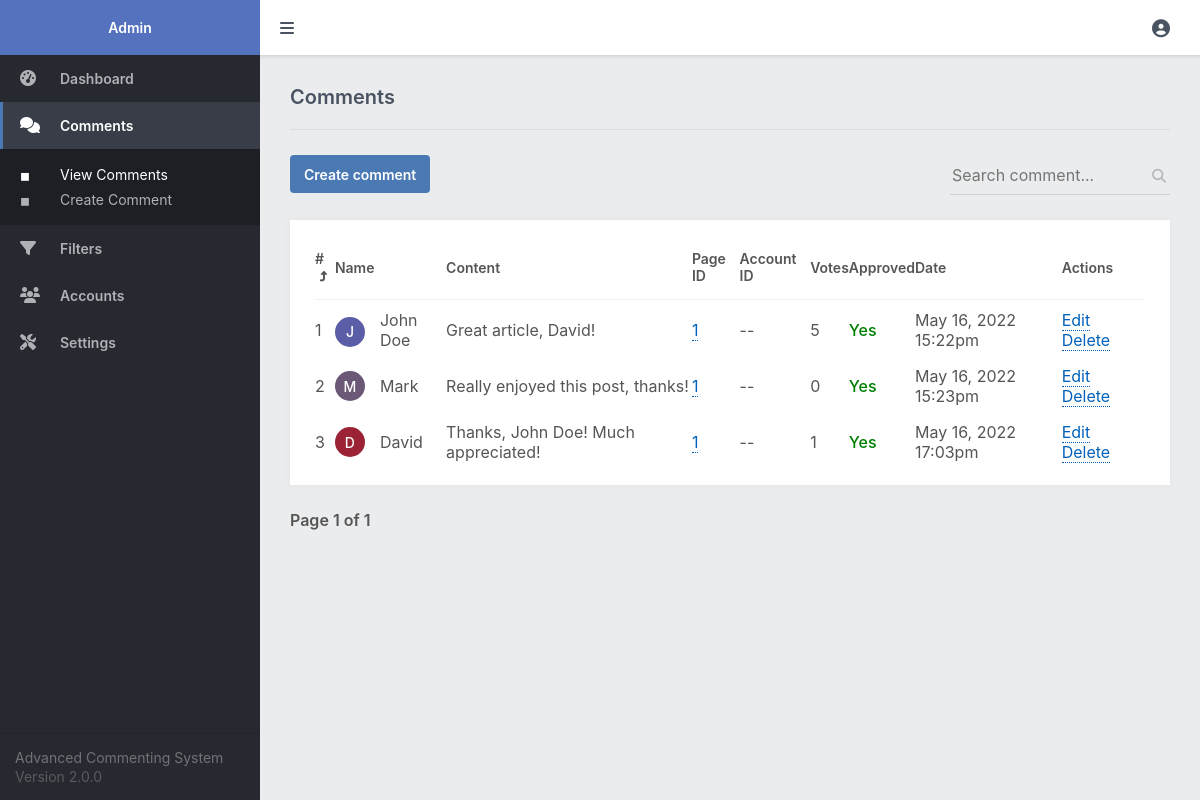
The page /phpcomments/admin/comments.php (signed in) on the database its author committed.
### tables this page shows
CREATE TABLE IF NOT EXISTS `comments` (
  `id` int(11) NOT NULL AUTO_INCREMENT,
  `page_id` int(11) NOT NULL,
  `parent_id` int(11) NOT NULL DEFAULT -1,
  `display_name` varchar(255) NOT NULL,
  `content` text NOT NULL,
  `submit_date` datetime NOT NULL DEFAULT current_timestamp(),
  `votes` int(11) NOT NULL DEFAULT 0,
  `img` varchar(255) NOT NULL DEFAULT '',
  `approved` tinyint(1) NOT NULL DEFAULT 0,
  `acc_id` int(11) NOT NULL DEFAULT -1,
  PRIMARY KEY (`id`)
);

### phpcomments/admin/comments.php (the view, shortened to what this page needs)
<?php
include 'main.php';
$pagination_page = isset($_GET['pagination_page']) ? $_GET['pagination_page'] : 1;
$search = isset($_GET['search']) ? $_GET['search'] : '';
$order = isset($_GET['order']) && $_GET['order'] == 'DESC' ? 'DESC' : 'ASC';
$order_by_whitelist = ['id','page_id','display_name','content','submit_date','votes','approved','acc_id'];
$order_by = isset($_GET['order_by']) && in_array($_GET['order_by'], $order_by_whitelist) ? $_GET['order_by'] : 'id';
$results_per_page = 20;
$param1 = ($pagination_page - 1) * $results_per_page;
$param2 = $results_per_page;
$where = '';
$where .= $search ? 'WHERE (display_name LIKE :search OR content LIKE :search) ' : '';
$stmt = $pdo->prepare('SELECT COUNT(*) AS total FROM comments ' . $where);
$stmt->execute();
$comments_total = $stmt->fetchColumn();
$stmt = $pdo->prepare('SELECT * FROM comments ' . $where . ' ORDER BY ' . $order_by . ' ' . $order . ' LIMIT :start_results,:num_results');
$stmt->bindParam('start_results', $param1, PDO::PARAM_INT);
$stmt->bindParam('num_results', $param2, PDO::PARAM_INT);
$stmt->execute();
$comments = $stmt->fetchAll(PDO::FETCH_ASSOC);
$url = 'comments.php?search=' . $search . (isset($_GET['page_id']) ? '&page_id=' . $_GET['page_id'] : '');
?>
<?=template_admin_header('Comments', 'comments', 'view')?>
<div class="content-title">
    <h2>Comments</h2>
</div>
<div class="content-header responsive-flex-column pad-top-5">
    <a href="comment.php" class="btn">Create comment</a>
    <form action="" method="get">
        <div class="search">
            <label for="search">
                <input id="search" type="text" name="search" placeholder="Search comment..." value="<?=htmlspecialchars($search, ENT_QUOTES)?>" class="responsive-width-100">
                <i class="fas fa-search"></i>
            </label>
        </div>
    </form>
</div>
<div class="content-block">
    <div class="table">
        <table>
            <thead>
                <tr>
                    <td class="responsive-hidden"><a href="<?=$url . '&order=' . ($order=='ASC'?'DESC':'ASC') . '&order_by=id'?>">#</a></td>
                    <td colspan="2"><a href="<?=$url . '&order=' . ($order=='ASC'?'DESC':'ASC') . '&order_by=display_name'?>">Name</a></td>
                    <td><a href="<?=$url . '&order=' . ($order=='ASC'?'DESC':'ASC') . '&order_by=content'?>">Content</a></td>
                    <td class="responsive-hidden"><a href="<?=$url . '&order=' . ($order=='ASC'?'DESC':'ASC') . '&order_by=page_id'?>">Page ID</a></td>
                    <td class="responsive-hidden"><a href="<?=$url . '&order=' . ($order=='ASC'?'DESC':'ASC') . '&order_by=acc_id'?>">Account ID</a></td>
                    <td class="responsive-hidden"><a href="<?=$url . '&order=' . ($order=='ASC'?'DESC':'ASC') . '&order_by=votes'?>">Votes</a></td>
                    <td><a href="<?=$url . '&order=' . ($order=='ASC'?'DESC':'ASC') . '&order_by=approved'?>">Approved</a></td>
                    <td class="responsive-hidden"><a href="<?=$url . '&order=' . ($order=='ASC'?'DESC':'ASC') . '&order_by=submit_date'?>">Date</a></td>
                    <td>Actions</td>
                </tr>
            </thead>
            <tbody>
                <?php if (empty($comments)): ?>
                <tr>
                    <td colspan="8" style="text-align:center;">There are no recent comments</td>
                </tr>
                <?php else: ?>
                <?php foreach ($comments as $comment): ?>
                <tr>
                    <td class="responsive-hidden"><?=$comment['id']?></td>
                    <td class="img">
                        <?=!empty($comment['img']) ? '<img src="' . htmlspecialchars($comment['img'], ENT_QUOTES) . '" alt="' . htmlspecialchars($comment['display_name'], ENT_QUOTES) . '\'s Profile Image">' : '<span style="background-color:' . color_from_string($comment['display_name']) . '">' . strtoupper(substr($comment['display_name'], 0, 1)) . '</span>';?>
                    </td>
                    <td><?=htmlspecialchars($comment['display_name'], ENT_QUOTES)?></td>
                    <td><?=nl2br(htmlspecialchars($comment['content'], ENT_QUOTES))?></td>
                    <td class="responsive-hidden"><a class="link1" href="comments.php?page_id=<?=htmlspecialchars($comment['page_id'], ENT_QUOTES)?>"><?=htmlspecialchars($comment['page_id'], ENT_QUOTES)?></a></td>
                    <td class="responsive-hidden"><?=$comment['acc_id'] != -1 ? '<a class="link1" href="account.php?id=' . htmlspecialchars($comment['acc_id'], ENT_QUOTES) . '">' . htmlspecialchars($comment['acc_id'], ENT_QUOTES) . '</a></td>' : '--'; ?></td>
                    <td class="responsive-hidden"><?=number_format($comment['votes'])?></td>
                    <td style="font-weight:500;color:<?=$comment['approved']?'green':'red'?>"><?=$comment['approved']?'Yes':'No'?></td>
                    <td class="responsive-hidden"><?=date('F j, Y H:ia', strtotime($comment['submit_date']))?></td>
                    <td>
                        <a href="comment.php?id=<?=$comment['id']?>" class="link1">Edit</a>
                        <a href="comments.php?delete=<?=$comment['id']?>" class="link1" onclick="return confirm('Are you sure you want to delete this comment?')">Delete</a>
                    </td>
                </tr>
                <?php endforeach; ?>
                <?php endif; ?>
            </tbody>
        </table>
    </div>
</div>
<div class="pagination">
    <span>Page <?=$pagination_page?> of <?=ceil($comments_total / $results_per_page) == 0 ? 1 : ceil($comments_total / $results_per_page)?></span>
</div>
<?=template_admin_footer()?>

### phpcomments/admin/main.php (shortened to what this page needs)
<?php
function color_from_string($string) {
    $colors = ['#34568B','#FF6F61','#6B5B95','#88B04B','#F7CAC9','#92A8D1','#955251','#B565A7','#009B77','#DD4124','#D65076','#45B8AC','#EFC050','#5B5EA6','#9B2335','#DFCFBE','#BC243C','#C3447A','#363945','#939597','#E0B589','#926AA6','#0072B5','#E9897E','#B55A30','#4B5335','#798EA4','#00758F','#FA7A35','#6B5876','#B89B72','#282D3C','#C48A69','#A2242F','#006B54','#6A2E2A','#6C244C','#755139','#615550','#5A3E36','#264E36','#577284','#6B5B95','#944743','#00A591','#6C4F3D','#BD3D3A','#7F4145','#485167','#5A7247','#D2691E','#F7786B','#91A8D0','#4C6A92','#838487','#AD5D5D','#006E51','#9E4624'];
    $colorIndex = hexdec(substr(sha1($string), 0, 10)) % count($colors);
    return $colors[$colorIndex];
}
function template_admin_header($title, $selected = 'orders', $selected_child = 'view') {
    $admin_links = '
        <a href="index.php"' . ($selected == 'dashboard' ? ' class="selected"' : '') . '><i class="fas fa-tachometer-alt"></i>Dashboard</a>
        <a href="comments.php"' . ($selected == 'comments' ? ' class="selected"' : '') . '><i class="fas fa-comments"></i>Comments</a>
        <div class="sub">
            <a href="comments.php"' . ($selected == 'comments' && $selected_child == 'view' ? ' class="selected"' : '') . '><span>&#9724;</span>View Comments</a>
            <a href="comment.php"' . ($selected == 'comments' && $selected_child == 'manage' ? ' class="selected"' : '') . '><span>&#9724;</span>Create Comment</a>
        </div>
        <a href="filters.php"' . ($selected == 'filters' ? ' class="selected"' : '') . '><i class="fas fa-filter"></i>Filters</a>
        <div class="sub">
            <a href="filters.php"' . ($selected == 'filters' && $selected_child == 'view' ? ' class="selected"' : '') . '><span>&#9724;</span>View Filters</a>
            <a href="filter.php"' . ($selected == 'filters' && $selected_child == 'manage' ? ' class="selected"' : '') . '><span>&#9724;</span>Create Filter</a>
        </div>
        <a href="accounts.php"' . ($selected == 'accounts' ? ' class="selected"' : '') . '><i class="fas fa-users"></i>Accounts</a>
        <div class="sub">
            <a href="accounts.php"' . ($selected == 'accounts' && $selected_child == 'view' ? ' class="selected"' : '') . '><span>&#9724;</span>View Accounts</a>
            <a href="account.php"' . ($selected == 'accounts' && $selected_child == 'manage' ? ' class="selected"' : '') . '><span>&#9724;</span>Create Account</a>
        </div>
        <a href="settings.php"' . ($selected == 'settings' ? ' class="selected"' : '') . '><i class="fas fa-tools"></i>Settings</a>
    ';
echo <<<EOT
<!DOCTYPE html>
<html lang="en">
	<head>
		<meta charset="utf-8">
		<meta name="viewport" content="width=device-width,minimum-scale=1">
		<title>$title</title>
        <link rel="icon" type="image/png" href="../favicon.png">
		<link href="admin.css" rel="stylesheet" type="text/css">
		<link rel="stylesheet" href="https://use.fontawesome.com/releases/v6.1.1/css/all.css">
	</head>
	<body class="admin">
        <aside class="responsive-width-100 responsive-hidden">
            <h1>Admin</h1>
            $admin_links
            <div class="footer">
                <a href="https://codeshack.io/package/php/advanced-commenting-system/" target="_blank">Advanced Commenting System</a>
                Version 2.0.0
            </div>
        </aside>
        <main class="responsive-width-100">
            <header>
                <a class="responsive-toggle" href="#">
                    <i class="fas fa-bars"></i>
                </a>
                <div class="space-between"></div>
                <div class="dropdown right">
                    <i class="fas fa-user-circle"></i>
                    <div class="list">
                        <a href="account.php?id={$_SESSION['comment_account_id']}">Edit Profile</a>
                        <a href="logout.php">Logout</a>
                    </div>
                </div>
            </header>
EOT;
}
function template_admin_footer($js_script = '') {
        $js_script = $js_script ? '<script>' . $js_script . '</script>' : '';
echo <<<EOT
        </main>
        <script src="admin.js"></script>
        {$js_script}
    </body>
</html>
EOT;
}
?>

### rows shown on the page
comments: id "1", display_name "J", display_name "John Doe", content "Great article, David!", page "1", votes "5", approved "Yes", submit_date "May 16, 2022 15:22pm"
comments: id "2", display_name "M", display_name "Mark", content "Really enjoyed this post, thanks!", page "1", votes "0", approved "Yes", submit_date "May 16, 2022 15:23pm"
comments: id "3", display_name "D", display_name "David", content "Thanks, John Doe! Much appreciated!", page "1", votes "1", approved "Yes", submit_date "May 16, 2022 17:03pm"

### other values the page prints
$pagination_page "1"
ceil($comments_total / $results_per_page) "1"
